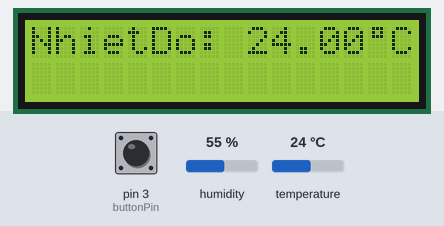
Bench run of a sketch on a simulated Arduino Uno, built with avr-gcc and run on an emulated ATmega328P. On the bench: 16×2 character LCD. Inputs (shaded band) come from the test bench; at power-on: pin 3 (buttonPin) HIGH, temperature 24 °C, humidity 55 %.

Above: at 1.2 s.
1.3 s: pin 3 (buttonPin) pulled LOW for 1 s
At 3.6 s:
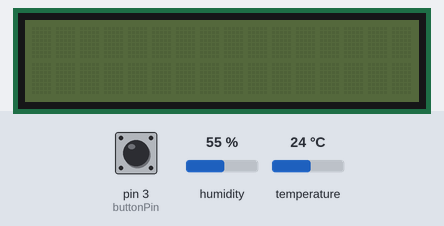
3.9 s: temperature set to 12 °C
5.6 s: pin 3 (buttonPin) pulled LOW for 0.15 s
7.3 s: temperature set to 19 °C
9.7 s: temperature set to 28 °C
Timing chart, 0 to 12.7 s (numbered marks = the images above; inputs shaded):
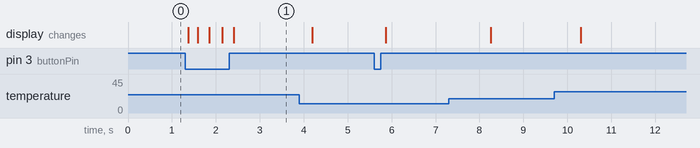

The sketch:

lab3_Button_Control_LCD.ino
```cpp
// Cám biến nhiệt độ độ ẩm: chân vcc nối 5v arduino, GND nối GND, DAT nối chân số 2 của arduino
// 2 chân nút bấm như nhau, 1 chân nối GND, 1 chân nối với số 3 arduino
// LCd nối chân SDA với A4, SCL với A5 , vcc, gnd không biết nối thì nghỉ học

#include <Wire.h>
#include <LiquidCrystal_I2C.h>
#include <DHT.h>

#define DHTPIN 2          // Chân kết nối cảm biến DHT11
#define DHTTYPE DHT11     // Loại cảm biến là DHT11
byte degree[8] = {
  0B01110,
  0B01010,
  0B01110,
  0B00000,
  0B00000,
  0B00000,
  0B00000,
  0B00000,
};

DHT dht(DHTPIN, DHTTYPE); // Khởi tạo cảm biến DHT11

LiquidCrystal_I2C lcd(0x27, 16, 2); // Khởi tạo màn hình LCD 16x2 I2C với địa chỉ 0x27

const int buttonPin = 3; // Khai báo chân kết nối của nút nhấn
int buttonState = 0;     // Biến lưu trạng thái của nút nhấn
boolean isCelsius = true;
unsigned long lastButtonPress = 0;
void setup() {
  lcd.createChar(1, degree);
  lcd.init();        // Khởi tạo màn hình LCD
  lcd.backlight();   // Bật đèn nền của màn hình LCD
  dht.begin();       // Khởi tạo cảm biến DHT11
  pinMode(buttonPin, INPUT_PULLUP); // Đặt chân nút nhấn là INPUT_PULLUP
}

void loop() {
  buttonState = digitalRead(buttonPin); // Đọc trạng thái của nút nhấn

  float temperature = dht.readTemperature(); // Đọc nhiệt độ từ cảm biến DHT11
  float fahrenheit = temperature * 1.8 + 32;
  unsigned long currentTime = millis();


  if (buttonState == LOW) {
    delay(50);
    if ( (currentTime - lastButtonPress) < 1500 && buttonState == LOW) {
      lcd.noDisplay();
      lcd.noBacklight();
    }
    lastButtonPress = currentTime;
      isCelsius = !isCelsius; // Toggle between Celsius and Fahrenheit
      delay(200);

  }

  if (isCelsius == true)
  { // Nếu nút nhấn được nhấn
    lcd.setCursor(0, 0); // Đặt con trỏ về vị trí đầu tiên trên màn hình LCD
    lcd.print("NhietDo: "); // Hiển thị chuỗi "Temp: " lên màn hình LCD
    lcd.print(temperature); // Hiển thị nhiệt độ lên màn hình LCD
    lcd.write(1);
    lcd.print("C");

    }

  else
  {
    lcd.setCursor(0, 0);
       // Chuyển đổi độ Celsius sang độ Fahrenheit

    lcd.print("NhietDo: ");
    lcd.print(fahrenheit); // Hiển thị nhiệt độ lên màn hình LCD
    lcd.write(1);
    lcd.print("F");
  }
}
```

Measured:
- after the input at 1.3 s, the display: changes after 0.07 s (image 1)
